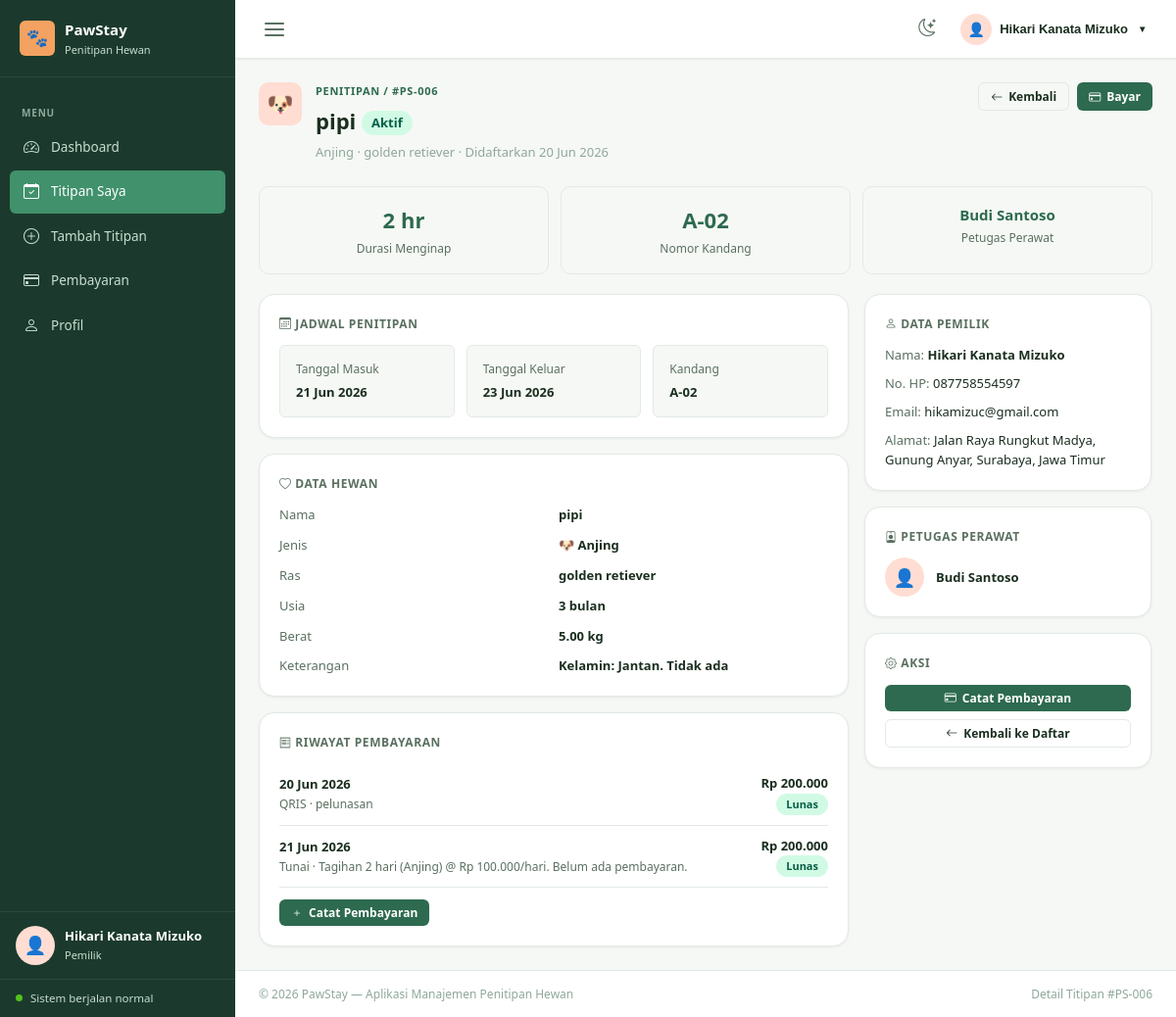
Screenshot of /pawstay/detail-booking.php?id=6 (signed in) with the database file from the repository.
### tables this page shows
CREATE TABLE `penitipan` (
  `id_penitipan` int(10) UNSIGNED NOT NULL,
  `id_hewan` int(10) UNSIGNED NOT NULL,
  `id_petugas` int(10) UNSIGNED DEFAULT NULL,
  `tanggal_masuk` date NOT NULL,
  `tanggal_keluar` date DEFAULT NULL,
  `kandang` varchar(20) DEFAULT NULL,
  `status` enum('Menunggu Verifikasi','Aktif','Selesai','Batal') NOT NULL DEFAULT 'Menunggu Verifikasi',
  `catatan` text DEFAULT NULL,
  `terverifikasi_at` datetime DEFAULT NULL,
  `created_at` datetime NOT NULL DEFAULT current_timestamp(),
  `updated_at` datetime NOT NULL DEFAULT current_timestamp() ON UPDATE current_timestamp()
);

CREATE TABLE `hewan` (
  `id_hewan` int(10) UNSIGNED NOT NULL,
  `id_pemilik` int(10) UNSIGNED NOT NULL,
  `nama_hewan` varchar(100) NOT NULL,
  `jenis_hewan` varchar(50) NOT NULL,
  `ras` varchar(100) DEFAULT NULL,
  `umur` int(11) DEFAULT NULL,
  `berat` decimal(5,2) DEFAULT NULL,
  `keterangan` text DEFAULT NULL,
  `foto` varchar(255) DEFAULT NULL,
  `created_at` datetime NOT NULL DEFAULT current_timestamp(),
  `updated_at` datetime NOT NULL DEFAULT current_timestamp() ON UPDATE current_timestamp()
);

CREATE TABLE `petugas` (
  `id_petugas` int(10) UNSIGNED NOT NULL,
  `nama_petugas` varchar(100) NOT NULL,
  `username` varchar(50) NOT NULL,
  `password` varchar(255) NOT NULL,
  `email` varchar(100) DEFAULT NULL,
  `no_hp` varchar(20) DEFAULT NULL,
  `jabatan` varchar(50) DEFAULT 'Petugas Penitipan',
  `status` enum('Aktif','Nonaktif') NOT NULL DEFAULT 'Aktif',
  `created_at` datetime NOT NULL DEFAULT current_timestamp(),
  `updated_at` datetime NOT NULL DEFAULT current_timestamp() ON UPDATE current_timestamp()
);

CREATE TABLE `pembayaran` (
  `id_pembayaran` int(10) UNSIGNED NOT NULL,
  `id_penitipan` int(10) UNSIGNED NOT NULL,
  `tanggal_bayar` date NOT NULL,
  `jumlah` decimal(12,2) NOT NULL,
  `metode` varchar(30) NOT NULL DEFAULT 'Tunai',
  `status` enum('Lunas','DP','Belum Lunas') NOT NULL DEFAULT 'Belum Lunas',
  `keterangan` varchar(255) DEFAULT NULL,
  `created_at` datetime NOT NULL DEFAULT current_timestamp(),
  `updated_at` datetime NOT NULL DEFAULT current_timestamp() ON UPDATE current_timestamp()
);

CREATE TABLE `pemilik` (
  `id_pemilik` int(10) UNSIGNED NOT NULL,
  `nama_pemilik` varchar(100) NOT NULL,
  `username` varchar(50) NOT NULL,
  `password` varchar(255) NOT NULL,
  `email` varchar(100) NOT NULL,
  `no_telepon` varchar(20) DEFAULT NULL,
  `no_hp` varchar(20) NOT NULL,
  `alamat` text DEFAULT NULL,
  `foto` varchar(255) DEFAULT NULL,
  `created_at` datetime NOT NULL DEFAULT current_timestamp(),
  `updated_at` datetime NOT NULL DEFAULT current_timestamp() ON UPDATE current_timestamp()
);

### pawstay/koneksi.php (called while the page is built, shortened)
<?php
try {
    $dsn = sprintf(
        'mysql:host=%s;dbname=%s;charset=%s',
        DB_HOST, DB_NAME, DB_CHARSET
    );
    $pdo = new PDO($dsn, DB_USER, DB_PASS, [
        PDO::ATTR_ERRMODE            => PDO::ERRMODE_EXCEPTION,
        PDO::ATTR_DEFAULT_FETCH_MODE => PDO::FETCH_ASSOC,
        PDO::ATTR_EMULATE_PREPARES   => false,
    ]);
} catch (PDOException $e) {
    http_response_code(500);
    die(json_encode([
        'status'  => 'error',
        'message' => 'Koneksi database gagal. Silakan hubungi administrator.',
        'detail'  => (ini_get('display_errors') ? $e->getMessage() : null),
    ]));
}
function dbFetchAll(string $sql, array $params = []): array
{
    global $pdo;
    $stmt = $pdo->prepare($sql);
    $stmt->execute($params);
    return $stmt->fetchAll();
}
function dbFetchOne(string $sql, array $params = []): array|false
{
    global $pdo;
    $stmt = $pdo->prepare($sql);
    $stmt->execute($params);
    return $stmt->fetch();
}
function namaUser(): string
{
    return htmlspecialchars($_SESSION['nama_pemilik'] ?? 'Pengguna', ENT_QUOTES, 'UTF-8');
}

### pawstay/detail-booking.php (the view, shortened to what this page needs)
<?php
require_once 'koneksi.php';
$namaUser  = namaUser();
$idPemilik = (int) $_SESSION['id_pemilik'];
$id = (int) ($_GET['id'] ?? 0);
$b = dbFetchOne("
    SELECT
        pt.id_penitipan, pt.tanggal_masuk, pt.tanggal_keluar,
        pt.kandang, pt.status, pt.catatan, pt.created_at,
        h.nama_hewan, h.jenis_hewan, h.ras, h.umur, h.berat, h.keterangan,
        pm.nama_pemilik, pm.no_telepon, pm.email, pm.alamat,
        pg.nama_petugas
    FROM penitipan pt
    JOIN hewan   h  ON h.id_hewan    = pt.id_hewan
    JOIN pemilik pm ON pm.id_pemilik = h.id_pemilik
    JOIN petugas pg ON pg.id_petugas = pt.id_petugas
    WHERE pt.id_penitipan = ? AND h.id_pemilik = ?
", [$id, $idPemilik]);
$payments = dbFetchAll("
    SELECT tanggal_bayar, jumlah, metode, status, keterangan
    FROM pembayaran
    WHERE id_penitipan = ?
    ORDER BY tanggal_bayar ASC
", [$id]);
$tglIn  = new DateTime($b['tanggal_masuk']);
$tglOut = $b['tanggal_keluar'] ? new DateTime($b['tanggal_keluar']) : null;
$durasi = $tglOut ? (int)$tglIn->diff($tglOut)->days : '-';
$statusMap = [
    'aktif'   => ['label' => 'Aktif',      'badge' => 'badge-success'],
    'selesai' => ['label' => 'Selesai',     'badge' => 'badge-secondary'],
    'batal'   => ['label' => 'Dibatalkan',  'badge' => 'badge-danger'],
];
$st = $statusMap[strtolower($b['status'])] ?? ['label' => $b['status'], 'badge' => ''];
$spesiesEmoji = ['kucing'=>'🐱','anjing'=>'🐶','burung'=>'🐦','kelinci'=>'🐰','hamster'=>'🐹','reptil'=>'🦎'];
$emoji = $spesiesEmoji[strtolower($b['jenis_hewan'])] ?? '🐾';
$idLabel = '#PS-' . str_pad($id, 3, '0', STR_PAD_LEFT);
?>
<!DOCTYPE html>
<html lang="id" data-theme="light">
<head>
  <link rel="stylesheet" href="https://cdn.jsdelivr.net/npm/bootstrap-icons@1.11.3/font/bootstrap-icons.min.css">
  <link rel="stylesheet" href="style.css">
</head>
<body>
<div class="admin-shell">
  <aside class="admin-sidebar" id="adminSidebar">
    <div class="sidebar-header">
      <a class="brand-mark" href="index.php">
        <span class="brand-icon">🐾</span>
        <span class="brand-copy"><span class="brand-title">PawStay</span><span class="brand-subtitle">Penitipan Hewan</span></span>
      </a>
    </div>
    <nav class="sidebar-nav">
      <div class="nav-section-label">Menu</div>
      <a class="nav-link" href="index.php"><span class="nav-icon"><i class="bi bi-speedometer2"></i></span><span class="nav-text">Dashboard</span></a>
      <a class="nav-link active" href="bookings.php"><span class="nav-icon"><i class="bi bi-calendar-check"></i></span><span class="nav-text">Titipan Saya</span></a>
      <a class="nav-link" href="add-booking.php"><span class="nav-icon"><i class="bi bi-plus-circle"></i></span><span class="nav-text">Tambah Titipan</span></a>
      <a class="nav-link" href="payments.php"><span class="nav-icon"><i class="bi bi-credit-card"></i></span><span class="nav-text">Pembayaran</span></a>
      <a class="nav-link" href="profile.php"><span class="nav-icon"><i class="bi bi-person"></i></span><span class="nav-text">Profil</span></a>
    </nav>
    <div class="sidebar-user">
      <div class="avatar-placeholder avatar-md">👤</div>
      <div><strong><?= $namaUser ?></strong><small>Pemilik</small></div>
    </div>
    <div class="sidebar-footer"><span class="status-dot"></span><span>Sistem berjalan normal</span></div>
  </aside>
  <div class="admin-main">
    <nav class="admin-navbar">
      <button class="sidebar-toggle" data-sidebar-toggle><span></span><span></span><span></span></button>
      <div class="navbar-actions">
        <button class="icon-button" data-theme-toggle><i class="bi bi-moon-stars" data-theme-icon></i></button>
        <div class="dropdown">
          <button class="profile-button dropdown-toggle">
            <div class="avatar-placeholder avatar-sm">👤</div>
            <span class="profile-name"><?= $namaUser ?></span>
          </button>
        </div>
      </div>
    </nav>
    <main class="dashboard-content">
      <div class="page-heading">
        <div class="page-heading-copy">
          <span class="page-icon"><?= $emoji ?></span>
          <div>
            <p class="eyebrow mb-1">Penitipan / <?= $idLabel ?></p>
            <h1 style="font-size:22px;font-weight:700;margin-bottom:4px">
              <?= htmlspecialchars($b['nama_hewan']) ?>
              <span class="badge <?= $st['badge'] ?>" style="font-size:13px;vertical-align:middle"><?= $st['label'] ?></span>
            </h1>
            <p class="text-muted mb-0" style="font-size:13px">
              <?= htmlspecialchars($b['jenis_hewan']) ?>
              <?= $b['ras'] ? '· ' . htmlspecialchars($b['ras']) : '' ?>
              · Didaftarkan <?= date('d M Y', strtotime($b['created_at'])) ?>
            </p>
          </div>
        </div>
        <div class="d-flex gap-2">
          <a class="btn btn-outline btn-sm" href="bookings.php"><i class="bi bi-arrow-left"></i> Kembali</a>
          <a class="btn btn-primary btn-sm" href="add-payment.php?id_penitipan=<?= $id ?>"><i class="bi bi-credit-card"></i> Bayar</a>
        </div>
      </div>
      <div style="display:grid;grid-template-columns:repeat(3,1fr);gap:12px;margin-bottom:20px">
        <div class="stat-box">
          <div class="stat-val"><?= $durasi !== '-' ? $durasi . ' hr' : '-' ?></div>
          <div class="stat-lbl">Durasi Menginap</div>
        </div>
        <div class="stat-box">
          <div class="stat-val"><?= htmlspecialchars($b['kandang'] ?? '-') ?></div>
          <div class="stat-lbl">Nomor Kandang</div>
        </div>
        <div class="stat-box">
          <div class="stat-val" style="font-size:15px"><?= htmlspecialchars($b['nama_petugas']) ?></div>
          <div class="stat-lbl">Petugas Perawat</div>
        </div>
      </div>
      <div class="row g-3">
        <div class="col-xl-8" style="display:flex;flex-direction:column;gap:16px">
          <div class="panel">
            <div class="section-label"><i class="bi bi-calendar3"></i> Jadwal Penitipan</div>
            <div style="display:grid;grid-template-columns:1fr 1fr 1fr;gap:12px;font-size:13px">
              <div class="info-block">
                <div style="color:var(--text-secondary);font-size:12px;margin-bottom:4px">Tanggal Masuk</div>
                <div style="font-weight:700"><?= date('d M Y', strtotime($b['tanggal_masuk'])) ?></div>
              </div>
              <div class="info-block">
                <div style="color:var(--text-secondary);font-size:12px;margin-bottom:4px">Tanggal Keluar</div>
                <div style="font-weight:700"><?= $b['tanggal_keluar'] ? date('d M Y', strtotime($b['tanggal_keluar'])) : '-' ?></div>
              </div>
              <div class="info-block">
                <div style="color:var(--text-secondary);font-size:12px;margin-bottom:4px">Kandang</div>
                <div style="font-weight:700"><?= htmlspecialchars($b['kandang'] ?? '-') ?></div>
              </div>
            </div>
          </div>
          <div class="panel">
            <div class="section-label"><i class="bi bi-heart"></i> Data Hewan</div>
            <dl class="detail-grid">
              <dt>Nama</dt>
              <dd><?= htmlspecialchars($b['nama_hewan']) ?></dd>
              <dt>Jenis</dt>
              <dd><?= $emoji ?> <?= htmlspecialchars($b['jenis_hewan']) ?></dd>
              <dt>Ras</dt>
              <dd><?= htmlspecialchars($b['ras'] ?? '-') ?></dd>
              <dt>Usia</dt>
              <dd><?php
                if ($b['umur']) {
                  $th = intdiv($b['umur'], 12);
                  $bl = $b['umur'] % 12;
                  echo $th > 0 ? "{$th} tahun" . ($bl > 0 ? " {$bl} bulan" : '') : "{$bl} bulan";
                } else { echo '-'; }
              ?></dd>
              <dt>Berat</dt>
              <dd><?= $b['berat'] ? $b['berat'] . ' kg' : '-' ?></dd>
              <dt>Keterangan</dt>
              <dd><?= htmlspecialchars($b['keterangan'] ?? '-') ?></dd>
            </dl>
          </div>
          <div class="panel">
            <div class="section-label"><i class="bi bi-receipt"></i> Riwayat Pembayaran</div>
            <?php if (empty($payments)): ?>
              <p class="text-muted" style="font-size:13px">Belum ada data pembayaran.</p>
            <?php else: ?>
              <?php foreach ($payments as $p): ?>
                <div class="pay-row">
                  <div>
                    <div style="font-weight:600"><?= date('d M Y', strtotime($p['tanggal_bayar'])) ?></div>
                    <div style="font-size:12px;color:var(--text-secondary)"><?= htmlspecialchars($p['metode']) ?> · <?= htmlspecialchars($p['keterangan'] ?? '') ?></div>
                  </div>
                  <div style="text-align:right">
                    <div style="font-weight:700">Rp <?= number_format($p['jumlah'], 0, ',', '.') ?></div>
                    <span class="badge <?= strtolower($p['status']) === 'lunas' ? 'badge-success' : 'badge-warning' ?>" style="font-size:11px">
                      <?= htmlspecialchars($p['status']) ?>
                    </span>
                  </div>
                </div>
              <?php endforeach; ?>
            <?php endif; ?>
            <div style="margin-top:12px">
              <a href="add-payment.php?id_penitipan=<?= $id ?>" class="btn btn-primary btn-sm"><i class="bi bi-plus"></i> Catat Pembayaran</a>
            </div>
          </div>
        </div>
        <div class="col-xl-4" style="display:flex;flex-direction:column;gap:16px">
          <div class="panel">
            <div class="section-label"><i class="bi bi-person"></i> Data Pemilik</div>
            <div style="display:flex;flex-direction:column;gap:8px;font-size:13px">
              <div><span style="color:var(--text-secondary)">Nama:</span> <strong><?= htmlspecialchars($b['nama_pemilik']) ?></strong></div>
              <div><span style="color:var(--text-secondary)">No. HP:</span> <?= htmlspecialchars($b['no_telepon']) ?></div>
              <?php if ($b['email']): ?>
              <div><span style="color:var(--text-secondary)">Email:</span> <?= htmlspecialchars($b['email']) ?></div>
              <?php endif; ?>
              <?php if ($b['alamat']): ?>
              <div><span style="color:var(--text-secondary)">Alamat:</span> <?= htmlspecialchars($b['alamat']) ?></div>
              <?php endif; ?>
            </div>
          </div>
          <div class="panel">
            <div class="section-label"><i class="bi bi-person-badge"></i> Petugas Perawat</div>
            <div style="display:flex;align-items:center;gap:12px;font-size:13px">
              <div class="avatar-placeholder avatar-md">👤</div>
              <div>
                <div style="font-weight:700"><?= htmlspecialchars($b['nama_petugas']) ?></div>
              </div>
            </div>
          </div>
          <div class="panel">
            <div class="section-label"><i class="bi bi-gear"></i> Aksi</div>
            <div style="display:flex;flex-direction:column;gap:8px">
              <a href="add-payment.php?id_penitipan=<?= $id ?>" class="btn btn-primary btn-sm" style="width:100%;justify-content:center">
                <i class="bi bi-credit-card"></i> Catat Pembayaran
              </a>
              <a href="bookings.php" class="btn btn-outline btn-sm" style="width:100%;justify-content:center">
                <i class="bi bi-arrow-left"></i> Kembali ke Daftar
              </a>
            </div>
          </div>
        </div>
      </div>
    </main>
    <footer class="admin-footer">
      <span>© 2026 PawStay — Aplikasi Manajemen Penitipan Hewan</span>
      <span>Detail Titipan <?= $idLabel ?></span>
    </footer>
  </div>
</div>
</body>
</html>

### pawstay/detail-booking.php (style rules this page uses)
.detail-grid { display: grid; grid-template-columns: 1fr 1fr; gap: 10px; font-size: 13px; }
.detail-grid dt { color: var(--text-secondary); font-weight: 500; }
.detail-grid dd { font-weight: 600; margin: 0; }
.info-block { background: var(--bg-body); border: 1px solid var(--border-color); border-radius: var(--radius-sm); padding: 14px 16px; margin-bottom: 0; }
.section-label { font-size: 12px; font-weight: 700; text-transform: uppercase; letter-spacing: .05em; color: var(--text-secondary); margin-bottom: 12px; }
.stat-box { background: var(--bg-body); border: 1px solid var(--border-color); border-radius: var(--radius-md); padding: 16px; text-align: center; }
.stat-box .stat-val { font-size: 22px; font-weight: 700; color: var(--brand-primary); }
.stat-box .stat-lbl { font-size: 12px; color: var(--text-secondary); margin-top: 2px; }
.pay-row { display: flex; justify-content: space-between; align-items: center; font-size: 13px; padding: 10px 0; border-bottom: 1px solid var(--border-color); }

### rows the page displays
penitipan: id_hewan.jenis_hewan "🐶", id_hewan.nama_hewan "pipi", status "Aktif", id_hewan.jenis_hewan "Anjing", id_hewan.ras "golden retiever", created_at "20 Jun 2026", durasi "2", kandang "A-02", id_petugas.nama_petugas "Budi Santoso", tanggal_masuk "21 Jun 2026", tanggal_keluar "23 Jun 2026", id_hewan.umur "3", id_hewan.berat "5.00", id_hewan.keterangan "Kelamin: Jantan. Tidak ada", pemilik.nama_pemilik "Hikari Kanata Mizuko", pemilik.no_telepon "087758554597", pemilik.email "hikamizuc@gmail.com", pemilik.alamat "Jalan Raya Rungkut Madya, Gunung Anyar, Surabaya, Jawa Timur"
pembayaran: tanggal_bayar "20 Jun 2026", metode "QRIS", keterangan "pelunasan", jumlah "200.000", status "Lunas"
pembayaran: tanggal_bayar "21 Jun 2026", metode "Tunai", keterangan "Tagihan 2 hari (Anjing) @ Rp 100.000/hari. Belum ada pembayaran.", jumlah "200.000", status "Lunas"

### other values shown
$namaUser "Hikari Kanata Mizuko"
$idLabel "#PS-006"
